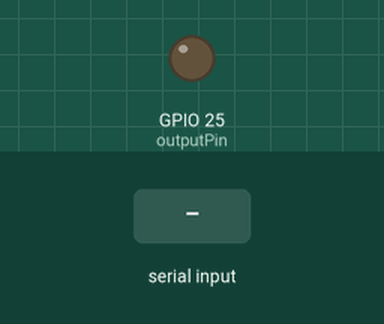
Recording of a sketch running on a simulated ESP32. Parts: output pins drawn as LEDs (lit = HIGH). The inputs (shaded band) are chosen by the test bench. What the sketch prints to the serial monitor is not drawn.

Above: at 0.95 s.
1.8 s: "freq=\n" received over Serial
At 2.15 s:
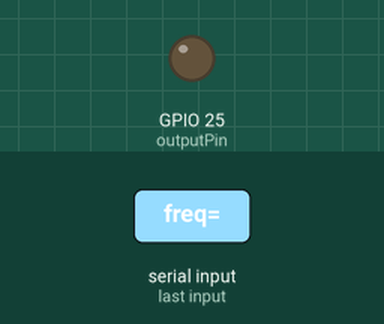
4.8 s: "wave=\n" received over Serial
At 5.7 s:
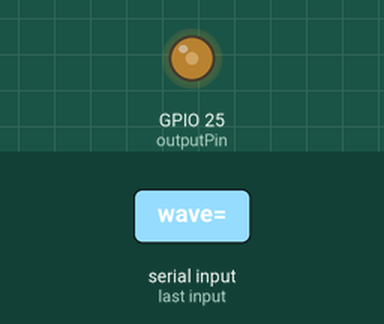
Timing chart, 0 to 7.8 s (numbered marks = the images above; inputs shaded):
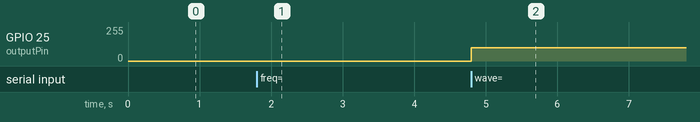

Measured:
- after the input at 1.8 s, GPIO 25 (outputPin): stays 0/255 (without the input it goes to 41/255 after 0.70 s)

The sketch:

esp32_program.ino
```cpp
#include <Arduino.h>
#include <math.h>

const int outputPin = 25;  // DAC-capable pin (GPIO25 or GPIO26)

String waveType = "sine";
int frequency = 1000;      // in Hz
int amplitude = 200;       // 0 to 255
int phase = 0;             // degrees
int sampleRate = 10000;    // in Hz
int waveformLength = 100;
int waveform[200];         // allow buffer expansion

unsigned long lastUpdate = 0;
int sampleIndex = 0;

// --- Generate Waveform ---
void generateWaveform() {
  waveformLength = sampleRate / frequency;
  waveformLength = constrain(waveformLength, 10, 200);

  for (int i = 0; i < waveformLength; i++) {
    float angle = 2 * PI * i / waveformLength + (phase * PI / 180.0);
    float val = 0;

    if (waveType == "sine") {
      val = sin(angle);
    } else if (waveType == "square") {
      val = sin(angle) >= 0 ? 1.0 : -1.0;
    } else if (waveType == "triangle") {
      val = 2 * abs(2 * (i / (float)waveformLength - floor(i / (float)waveformLength + 0.5))) - 1;
    } else if (waveType == "sawtooth") {
      val = 2 * (i / (float)waveformLength) - 1;
    } else {
      val = 0;  // unknown waveform
    }

    waveform[i] = (int)((val + 1.0) / 2.0 * amplitude);
    waveform[i] = constrain(waveform[i], 0, 255);
  }

  sampleIndex = 0;
}

// --- Parse Serial Command ---
void parseCommand(String cmd) {
  cmd.trim();
  cmd.toLowerCase();

  if (cmd.startsWith("wave=")) {
    int wavePos = cmd.indexOf("wave=");
    int end = cmd.indexOf(",", wavePos);
    waveType = cmd.substring(wavePos + 5, end == -1 ? cmd.length() : end);
  }

  if (cmd.indexOf("freq=") >= 0) {
    int freqPos = cmd.indexOf("freq=");
    int end = cmd.indexOf(",", freqPos);
    frequency = cmd.substring(freqPos + 5, end == -1 ? cmd.length() : end).toInt();
    frequency = constrain(frequency, 1, 5000);
  }

  if (cmd.indexOf("amp=") >= 0) {
    int ampPos = cmd.indexOf("amp=");
    int end = cmd.indexOf(",", ampPos);
    amplitude = cmd.substring(ampPos + 4, end == -1 ? cmd.length() : end).toInt();
    amplitude = constrain(amplitude, 0, 255);
  }

  if (cmd.indexOf("phase=") >= 0) {
    int phasePos = cmd.indexOf("phase=");
    int end = cmd.indexOf(",", phasePos);
    phase = cmd.substring(phasePos + 6, end == -1 ? cmd.length() : end).toInt();
    phase = constrain(phase, 0, 360);
  }

  generateWaveform();

  Serial.println("ACK");  // Acknowledge for GUI sync
}

void setup() {
  Serial.begin(115200);
  delay(500);
  generateWaveform();
  Serial.println("READY");
}

void loop() {
  // Handle incoming commands
  if (Serial.available()) {
    String cmd = Serial.readStringUntil('\n');
    parseCommand(cmd);
  }

  // Output waveform to DAC + simulate ADC reading
  if (micros() - lastUpdate >= 1000000UL / sampleRate) {
    dacWrite(outputPin, waveform[sampleIndex]);

    int adcValue = map(waveform[sampleIndex], 0, 255, 0, 4095);
    Serial.println(adcValue);

    sampleIndex = (sampleIndex + 1) % waveformLength;
    lastUpdate = micros();
  }
}
```
